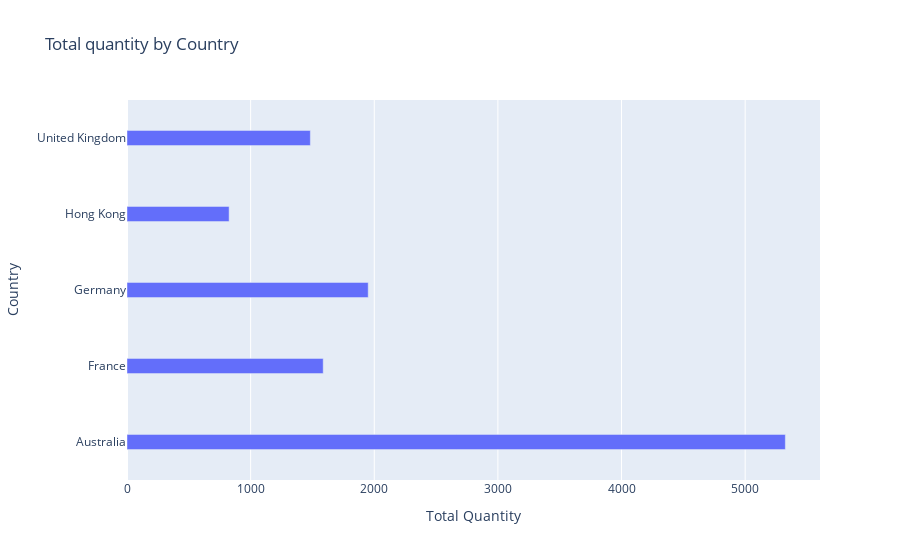

The code cell stored with this chart in its notebook:
### Code cell
# Create the bar chart
# Set the DataFrame, x and y
# Set the graph to be horizontal
bar_fig = px.bar(data_frame=df_total_quantity, 
                 x='Total Quantity', 
                 y='Country',
                 orientation='h', 
                 title='Total quantity by Country')

# Increase the gap between bars
bar_fig.update_layout({'bargap': 0.8})

bar_fig.show()

### Figure 1 — Plotly figure (JSON) as saved in the notebook; plotly's stock layout.template omitted (floating-point values rounded to 4 significant figures)
{"data": [{"alignmentgroup": "True", "hovertemplate": "Total Quantity=%{x}<br>Country=%{y}<extra></extra>", "legendgroup": "", "marker": {"color": "#636efa", "pattern": {"shape": ""}}, "name": "", "offsetgroup": "", "orientation": "h", "showlegend": false, "textposition": "auto", "type": "bar", "x": [5325, 1587, 1951, 826, 1483], "xaxis": "x", "y": ["Australia", "France", "Germany", "Hong Kong", "United Kingdom"], "yaxis": "y"}], "layout": {"bargap": 0.8, "barmode": "relative", "legend": {"tracegroupgap": 0}, "title": {"text": "Total quantity by Country"}, "xaxis": {"anchor": "y", "domain": [0, 1], "title": {"text": "Total Quantity"}}, "yaxis": {"anchor": "x", "domain": [0, 1], "title": {"text": "Country"}}}}
